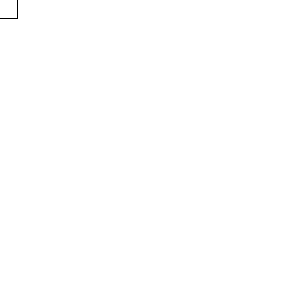
Frame 1 (no input)
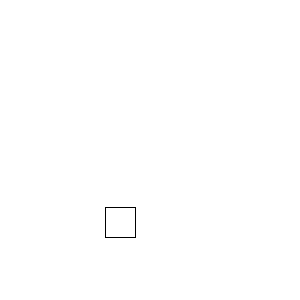
Frame 60 (the mouse pressed at the canvas centre just before this capture)
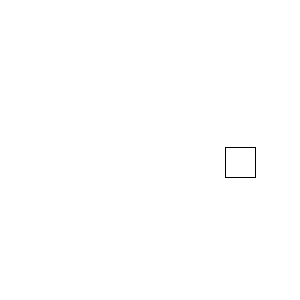
Frame 120 (the mouse held since frame 60 and released just before this capture)

The Processing sketch that drew these frames (run headless with seeded random() and noise(); from frame 60 on, the mouse is pressed at the canvas centre):

// Processing sketch: quadrado_02
// ── quadrado_02.pde
float posX = 0;
float posY = 0;
float stepX = 2;
float stepY = 3.7;
int tamRect = 30;

void setup()
{
  size(300, 300);
  background(255);
  rectMode(CENTER);
}

void draw()
{
  background(255);
  
  definePosicao();
  checaLimite();
  desenha();
}

void definePosicao()
{
  posX = posX + stepX;
  posY = posY + stepY;
}

void desenha()
{
  rect(posX, posY, tamRect, tamRect);
}

void checaLimite()
{
if (posX > width || posX < 0)
  {
    stepX = stepX * -1;
  }
  
  if (posY > height || posY < 0)
  {
    stepY = stepY * -1;
  }
}
